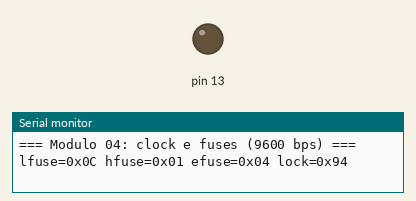
Recording of a program running on a simulated Arduino Uno, built with avr-gcc and run on an emulated ATmega328P. On the bench: output pins drawn as LEDs (lit = HIGH), the last lines printed to the serial monitor. Dashed ring = blinking.

Above: at 0.08 s.
At 2.87 s:
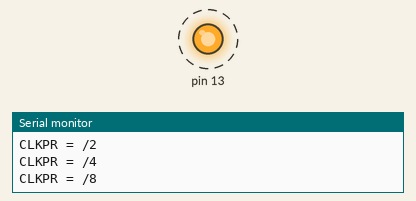
Timing chart, 0 to 3.2 s (numbered marks = the images above):
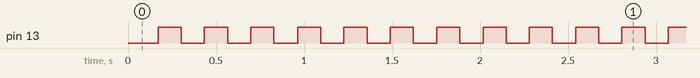

Measured:
- by itself, pin 13: alternates HIGH for 0.13 s and LOW for 0.13 s

The program:

main.c
```c
/*
 * Módulo 04 - Clock e fuses do ATmega328P (programa autocontido)
 *
 * 1. Lê e imprime os FUSES (é o fuse que escolhe a fonte de clock!)
 * 2. Pisca o LED com um laço fixo usando o divisor CLKPR = ÷1, ÷2, ÷4, ÷8:
 *    o mesmo laço fica 2x mais lento a cada passo.
 *
 * A UART é configurada de novo a cada mudança, porque o baud rate depende
 * do clock.
 */
#include "device.h"

static uint32_t f_cpu = F_CPU;

/* Lê um byte de fuse/lock com a sequência BLBSET + SPMEN seguida de LPM
 * (datasheet, "Reading the Fuse and Lock Bits from Software").
 * Z = 0: fuse baixo, 1: lock bits, 2: fuse estendido, 3: fuse alto */
static uint8_t read_fuse(uint16_t z)
{
    uint8_t r;
    __asm__ __volatile__ (
        "sts %1, %2 \n\t"           /* SPMCSR = (1<<BLBSET) | (1<<SPMEN) */
        "lpm %0, Z  \n\t"           /* tem de vir nos 3 ciclos seguintes */
        : "=r"(r)
        : "i"(0x57), "r"((uint8_t)((1U << BLBSET) | (1U << SPMEN))), "z"(z));
    return r;
}

static void uart_tx_init(void)
{
    UCSR0A = (1U << U2X0);
    UBRR0  = (uint16_t)(f_cpu / 8UL / 9600UL - 1UL);   /* 9600 bps: funciona em todos os divisores */
    UCSR0C = (1U << UCSZ01) | (1U << UCSZ00);
    UCSR0B = (1U << TXEN0);
}

static void putc_(char c) { while (!(UCSR0A & (1U << UDRE0))) { } UDR0 = (uint8_t)c; }
static void puts_(const char *s) { while (*s) { if (*s == '\n') putc_('\r'); putc_(*s++); } }
static void puthex(uint8_t v) { const char *h = "0123456789ABCDEF"; putc_(h[v >> 4]); putc_(h[v & 15]); }

static void set_clkpr(uint8_t div_log2)    /* 0 = ÷1, 1 = ÷2, 2 = ÷4, 3 = ÷8 ... */
{
    uint8_t s = SREG;
    cli();
    CLKPR = (1U << CLKPCE);                 /* destrava (vale por 4 ciclos) */
    CLKPR = div_log2;
    SREG = s;
    f_cpu = F_CPU >> div_log2;
}

static void delay_fixo(void) { for (volatile uint32_t i = 0; i < 60000UL; i++) { } }

int main(void)
{
    DDRB |= (1U << 5);
    set_clkpr(0);
    uart_tx_init();

    puts_("\n=== Modulo 04: clock e fuses (9600 bps) ===\n");
    puts_("lfuse=0x"); puthex(read_fuse(0));
    puts_(" hfuse=0x"); puthex(read_fuse(3));
    puts_(" efuse=0x"); puthex(read_fuse(2));
    puts_(" lock=0x");  puthex(read_fuse(1));
    puts_("\nArduino Uno de fabrica: lfuse=FF (cristal externo, sem CKDIV8)\n");

    for (;;) {
        for (uint8_t d = 0; d <= 3; d++) {
            set_clkpr(d);
            uart_tx_init();
            puts_("CLKPR = /"); putc_((char)('0' + (1 << d))); puts_("\n");
            for (uint8_t i = 0; i < 6; i++) { PINB = (1U << 5); delay_fixo(); }
        }
    }
}
```
